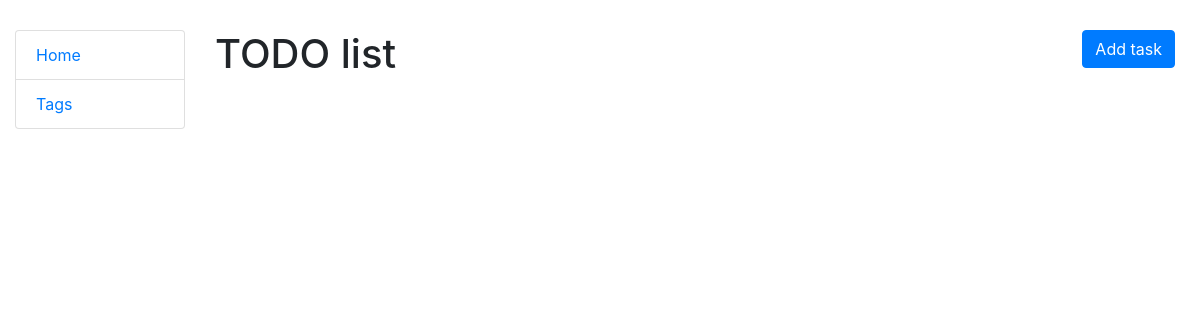
/, run on an earlier commit of the app's database.
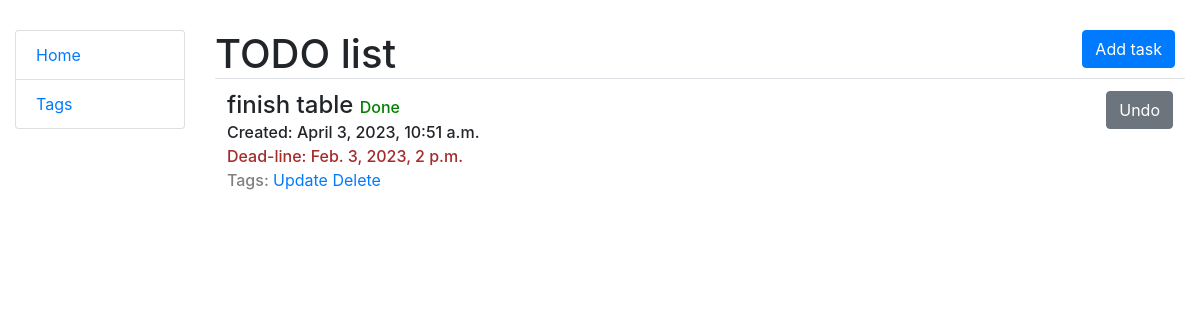
And on a later commit of the database.
### todo/models.py (models this page shows)
class Task(models.Model):
    content = models.CharField(max_length=255)
    datetime = models.DateTimeField(auto_now_add=True)
    optional_deadline = models.DateTimeField(blank=True, null=True)
    the_boolean = models.BooleanField(default=False)
    tags = models.ManyToManyField(Tag, related_name="tasks")

### todo/views.py (the view)
# urls.py: path("", TaskListView.as_view(), name="index"),
class TaskListView(generic.ListView):
    model = Task
    form_class = TaskForm
    template_name = "todo/index.html"

### templates/todo/index.html
{% extends "base.html" %}
{% block content %}
  <div style="margin-top: 30px; justify-content: space-around;">
  <a style="display: inline; float: right; margin-right: 10px" type="button" class="btn btn-primary" href="{% url "todo:task-create" %}">Add task</a>
  <h1 style="display: inline">TODO list</h1>
  <table class="table">
  <thead>
  {% for task in task_list %}
    <tr>
    <td>
      {% if task.the_boolean is False %}
        <a style="float: right" type="button" class="btn btn-success" href="{% url 'todo:task-status' pk=task.id%}">Complete</a>
      {% else %}
        <a style="float: right" type="button" class="btn btn-secondary" href="{% url 'todo:task-status' pk=task.id%}">Undo</a>
      {% endif %}
      <h4 style="display: inline">
        {{ task.content  }}
      </h4>
        {% if task.the_boolean %}
          <h6 style="display: inline; color: green">Done</h6>
          {% else %}
          <h6 style="display: inline; color: red">To be done</h6>
        {% endif %}
      <br>
      <h6 style="display: inline">
        Created: {{ task.datetime }}
      </h6>
      {% if task.optional_deadline %}
        <br>
        <h6 style="color: brown; display: inline">Dead-line: {{ task.optional_deadline }}</h6>
      {% endif %}
      <br>
      <h6  style="display: inline;color: gray">Tags:{% for tag in task.tags.all %} {{ tag }} {% endfor %} </h6>
      <a href="{% url 'todo:task-update' pk=task.pk%}">Update</a>
      <a href="{% url 'todo:task-delete' pk=task.pk%}">Delete</a>
    </td>
    </tr>
  {% endfor %}
  </thead>
  </table>
  </div>
{% endblock %}

### templates/base.html (shortened to what this page needs)
<!DOCTYPE html>
<html lang="en">
<head>
  <link rel="stylesheet"
      href="https://cdn.jsdelivr.net/npm/bootstrap@4.5.3/dist/css/bootstrap.min.css"
>
</head>
<body>
<div class="container-fluid">
  <div class="row">
    <div class="col-sm-2">
      {% block sidebar %}
        {% include "includes/sidebar.html" %}
      {% endblock %}
    </div>
    <div class="col-sm-10 ">
      {% block content %}{% endblock %}
    </div>
  </div>
</div>
</body>
</html>

### templates/includes/sidebar.html
<ul style="margin-top: 30px" class="sidebar-nav list-group">
  <li class="list-group-item"><a href="{% url 'todo:index' %}">Home</a></li>
  <li class="list-group-item"><a href="{% url 'todo:tag-list' %}">Tags</a></li>
</ul>

What changed in the data, as far as the page shows it:
added Task: the_boolean "Undo", content "finish table", datetime "April 3, 2023, 10:51 a.m.", optional_deadline "Feb. 3, 2023, 2 p.m."
